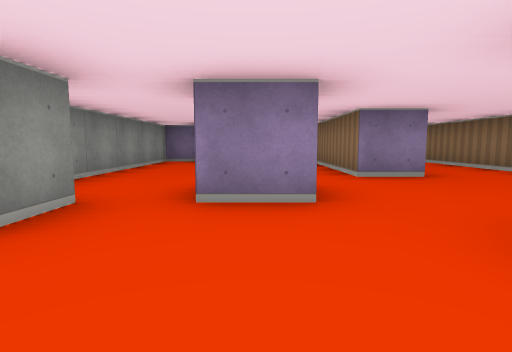
View 1 (above)

17 first-person views from a walk through a cub3D ray-caster map. The camera is about half as high as the walls, tilts 6° down and sees 80° across. The floor is counted in squares. Each view is taken from the middle of a square. On the plan, view 1 faces up. The plan holds only what a view shows up to about 9 squares ahead; the rest is blank. The place goes on beyond the plan.

View 2
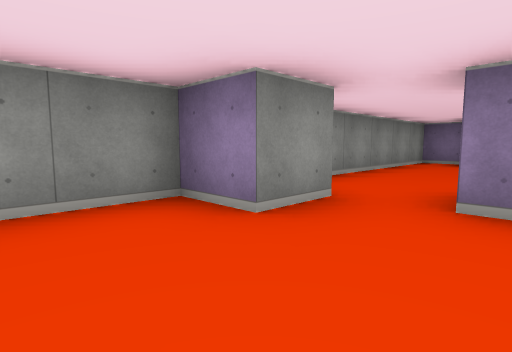

View 3
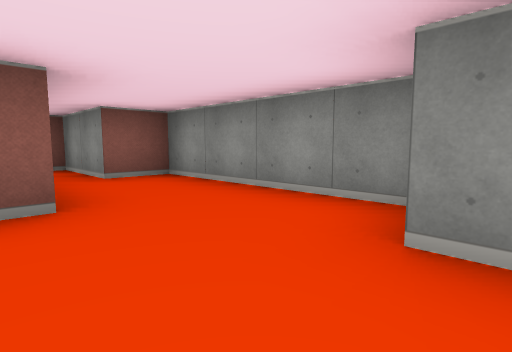

View 4
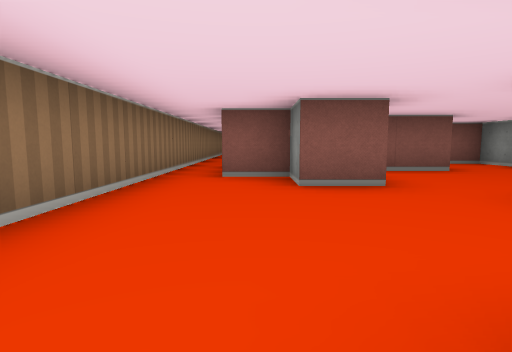

View 5
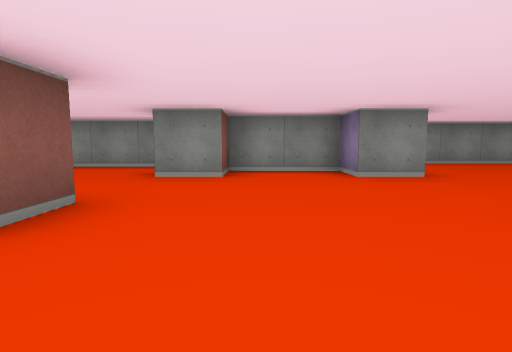

View 6
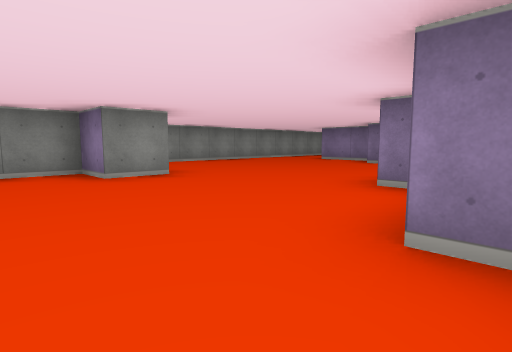

View 7
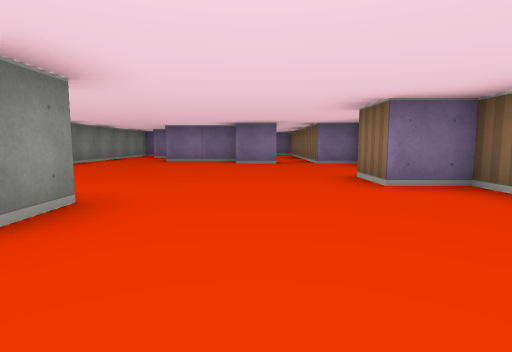

View 8
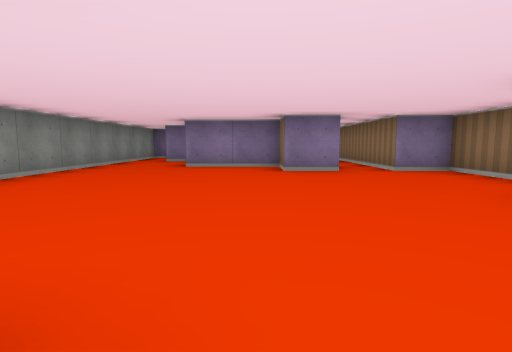

View 9
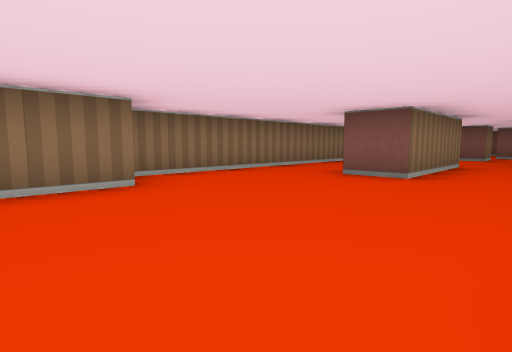

View 10
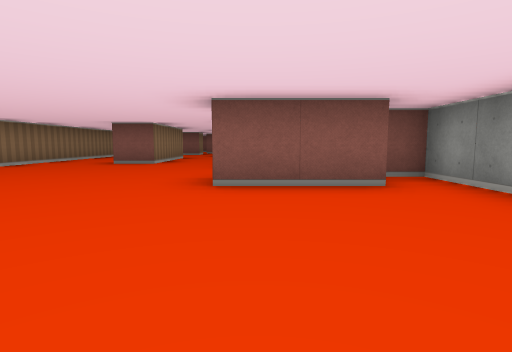

View 11
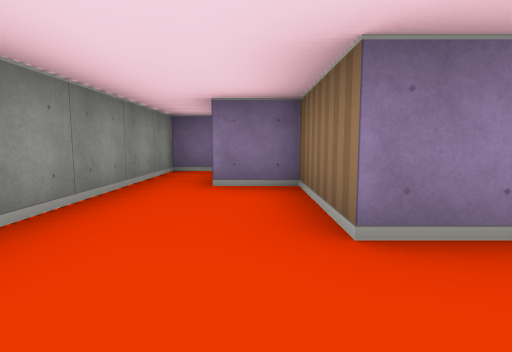

View 12
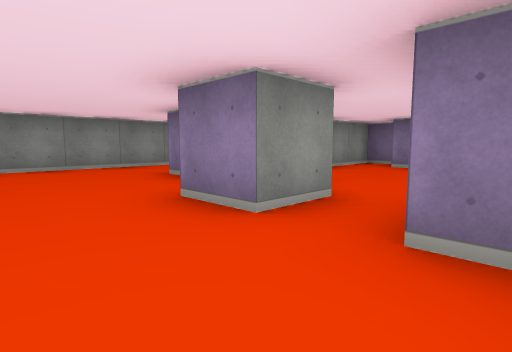

View 13
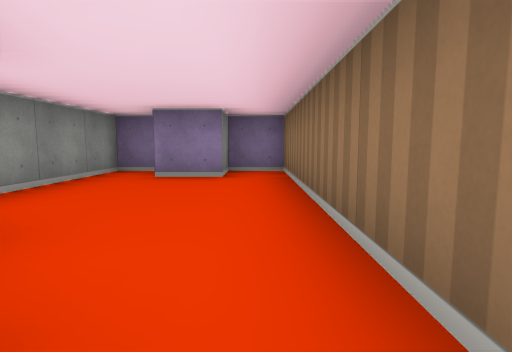

View 14
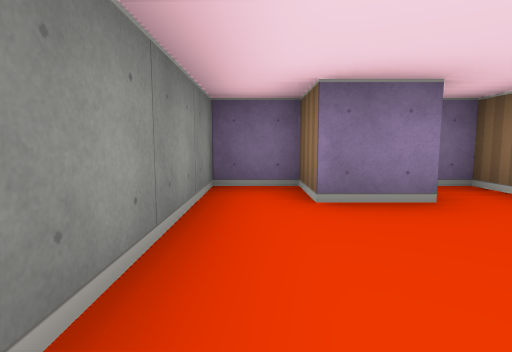

View 15
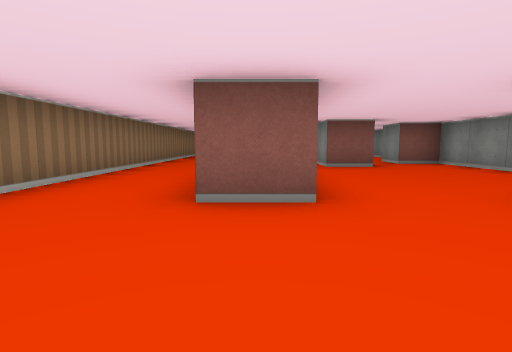

View 16
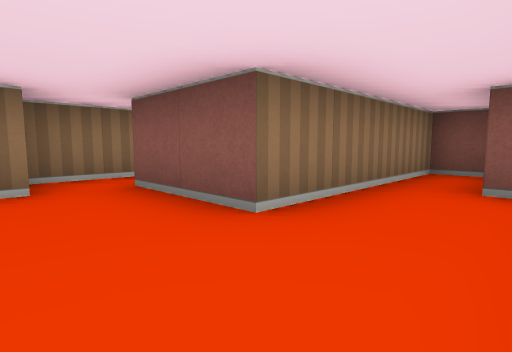

View 17
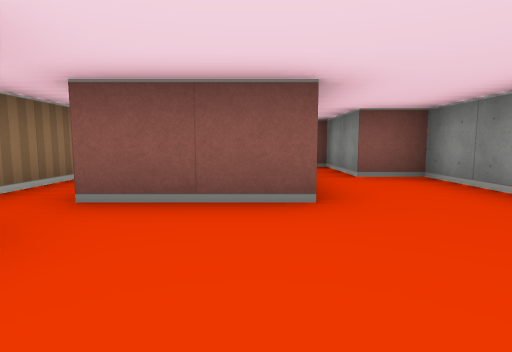

### Floor plan
Points are (right, up) in squares from view 1. A wall is a line through its corners. A room is listed if a view was taken in it or the views show most of it. See-through windows are left out.
Room 1 (views 1, 2, 3, 16, 17)
walls: (-0.6, 3.5) (0.5, 3.5) (0.5, 2.5) (-0.5, 2.5); (1.5, 0.4) (1.5, 1.5) (2.5, 1.5) (2.5, 0.5) (3.5, 0.5); (2.5, -0.5) (2.5, 0.5); (2.6, 4.5) (1.5, 4.5) (1.5, 6.5); (4.5, -2.5) (4.5, 3.4); (-1.5, 8.5) (-2.5, 8.5) (-2.5, 2.5) (-1.5, 2.5) (-1.5, 1.5) (-2.5, 1.5) (-2.5, -2.5) (-1.5, -2.5) (-1.5, -4.5) (-0.5, -4.5) (-0.5, -0.5) (1.5, -0.5)
ways out: opening at (2, 5) to room 2; opening at (4, -3)
Room 2 (views 4, 5, 6, 7, 8, 9, 10, 11, 12, 15)
walls: (-2.6, 11.5) (-0.5, 11.5) (-0.5, 10.5) (-1.5, 10.5) (-1.5, 8.5) (-0.5, 8.5) (-0.5, 7.5); (4, 10.5) (3.5, 10.5) (3.5, 12.5) (2.5, 12.5) (2.5, 13.5); (3.5, 15.1) (3.5, 16.5) (2.5, 16.5); (1.5, 16.5) (0.5, 16.5) (0.5, 17.5) (-1.5, 17.5) (-1.5, 19.5) (-2.5, 19.5); (1.5, 6.5) (1.5, 7.5) (2.5, 7.5); (4.5, 3.4) (4.5, 10.1); (-2.8, 21.5) (-3.5, 21.5) (-3.5, 10.5) (-2.9, 10.5)
ways out: opening at (2, 5) to room 1; opening at (2, 17) to room 3
Room 3 (views 13, 14)
walls: (1.5, 17.6) (1.5, 16.5); (2.5, 16.5) (2.5, 22.5) (1.5, 22.5) (1.5, 21.5) (0.5, 21.5) (0.5, 22.5) (-0.5, 22.5) (-0.5, 19.5)
ways out: opening at (2, 17) to room 2

Where each view was taken, in squares from view 1:
view 1: 0 up, 0 right, facing up
view 2: 0 up, 0 right, facing up-left
view 3: 2 up, 0 right, facing down-left
view 4: 5 up, 3 right, facing down
view 5: 9 up, 4 right, facing left
view 6: 9 up, 4 right, facing up-left
view 7: 9 up, 1 right, facing up
view 8: 11 up, 0 right, facing up
view 9: 12 up, 0 right, facing down-right
view 10: 15 up, 1 left, facing down
view 11: 16 up, 2 left, facing up
view 12: 15 up, 3 right, facing up-left
view 13: 17 up, 2 right, facing up
view 14: 19 up, 0 right, facing up
view 15: 10 up, 2 right, facing down
view 16: 1 up, 2 left, facing down-right
view 17: 2 up, 0 right, facing down
